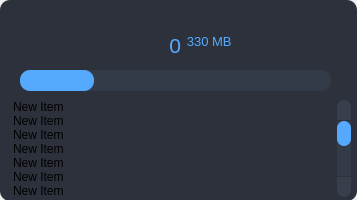
<?xml version="1.0" encoding="UTF-8"?>
<ui version="4.0">
 <class>Form</class>
 <widget class="QWidget" name="Form">
  <property name="geometry">
   <rect>
    <x>0</x>
    <y>0</y>
    <width>357</width>
    <height>200</height>
   </rect>
  </property>
  <property name="minimumSize">
   <size>
    <width>357</width>
    <height>200</height>
   </size>
  </property>
  <property name="maximumSize">
   <size>
    <width>357</width>
    <height>200</height>
   </size>
  </property>
  <property name="styleSheet">
   <string notr="true">QScrollBar:horizontal {
    border: none;
    background: rgb(52, 59, 72);
    height: 14px;
    margin: 0px 21px 0 21px;
	border-radius: 0px;
}
QScrollBar::handle:horizontal {
    background: rgb(85, 170, 255);
    min-width: 25px;
	border-radius: 7px
}
QScrollBar::add-line:horizontal {
    border: none;
    background: rgb(55, 63, 77);
    width: 20px;
	border-top-right-radius: 7px;
    border-bottom-right-radius: 7px;
    subcontrol-position: right;
    subcontrol-origin: margin;
}
QScrollBar::sub-line:horizontal {
    border: none;
    background: rgb(55, 63, 77);
    width: 20px;
	border-top-left-radius: 7px;
    border-bottom-left-radius: 7px;
    subcontrol-position: left;
    subcontrol-origin: margin;
}
QScrollBar::up-arrow:horizontal, QScrollBar::down-arrow:horizontal
{
     background: none;
}
QScrollBar::add-page:horizontal, QScrollBar::sub-page:horizontal
{
     background: none;
}
 QScrollBar:vertical {
	border: none;
    background: rgb(52, 59, 72);
    width: 14px;
    margin: 21px 0 21px 0;
	border-radius: 0px;
 }
 QScrollBar::handle:vertical {	
	background: rgb(85, 170, 255);
    min-height: 25px;
	border-radius: 7px
 }
 QScrollBar::add-line:vertical {
     border: none;
    background: rgb(55, 63, 77);
     height: 20px;
	border-bottom-left-radius: 7px;
    border-bottom-right-radius: 7px;
     subcontrol-position: bottom;
     subcontrol-origin: margin;
 }
 QScrollBar::sub-line:vertical {
	border: none;
    background: rgb(55, 63, 77);
     height: 20px;
	border-top-left-radius: 7px;
    border-top-right-radius: 7px;
     subcontrol-position: top;
     subcontrol-origin: margin;
 }
 QScrollBar::up-arrow:vertical, QScrollBar::down-arrow:vertical {
     background: none;
 }

 QScrollBar::add-page:vertical, QScrollBar::sub-page:vertical {
     background: none;
 }</string>
  </property>
  <widget class="QFrame" name="frame">
   <property name="geometry">
    <rect>
     <x>0</x>
     <y>0</y>
     <width>357</width>
     <height>201</height>
    </rect>
   </property>
   <property name="styleSheet">
    <string notr="true"> QFrame{
	background-color: rgb(44, 49, 60);
	border-radius : 10px;
}</string>
   </property>
   <property name="frameShape">
    <enum>QFrame::StyledPanel</enum>
   </property>
   <property name="frameShadow">
    <enum>QFrame::Raised</enum>
   </property>
   <widget class="QListWidget" name="downloadedFileListWidget">
    <property name="geometry">
     <rect>
      <x>10</x>
      <y>100</y>
      <width>341</width>
      <height>97</height>
     </rect>
    </property>
    <item>
     <property name="text">
      <string>New Item</string>
     </property>
    </item>
    <item>
     <property name="text">
      <string>New Item</string>
     </property>
    </item>
    <item>
     <property name="text">
      <string>New Item</string>
     </property>
    </item>
    <item>
     <property name="text">
      <string>New Item</string>
     </property>
    </item>
    <item>
     <property name="text">
      <string>New Item</string>
     </property>
    </item>
    <item>
     <property name="text">
      <string>New Item</string>
     </property>
    </item>
    <item>
     <property name="text">
      <string>New Item</string>
     </property>
    </item>
    <item>
     <property name="text">
      <string>New Item</string>
     </property>
    </item>
    <item>
     <property name="text">
      <string>New Item</string>
     </property>
    </item>
    <item>
     <property name="text">
      <string>New Item</string>
     </property>
    </item>
    <item>
     <property name="text">
      <string>New Item</string>
     </property>
    </item>
    <item>
     <property name="text">
      <string>New Item</string>
     </property>
    </item>
    <item>
     <property name="text">
      <string>New Item</string>
     </property>
    </item>
    <item>
     <property name="text">
      <string>New Item</string>
     </property>
    </item>
    <item>
     <property name="text">
      <string>New Item</string>
     </property>
    </item>
    <item>
     <property name="text">
      <string>New Item</string>
     </property>
    </item>
    <item>
     <property name="text">
      <string>New Item</string>
     </property>
    </item>
   </widget>
   <widget class="QLabel" name="totalDownloadLabel">
    <property name="geometry">
     <rect>
      <x>120</x>
      <y>30</y>
      <width>161</width>
      <height>31</height>
     </rect>
    </property>
    <property name="font">
     <font>
      <family>Segoe UI</family>
     </font>
    </property>
    <property name="styleSheet">
     <string notr="true">color: rgb(85, 170, 255);</string>
    </property>
    <property name="text">
     <string>&lt;html&gt;&lt;head/&gt;&lt;body&gt;&lt;p&gt;&lt;span style=&quot; font-size:16pt;&quot;&gt;0 &lt;/span&gt;&lt;span style=&quot; font-size:16pt; vertical-align:super;&quot;&gt;330 MB&lt;/span&gt;&lt;/p&gt;&lt;/body&gt;&lt;/html&gt;</string>
    </property>
    <property name="textFormat">
     <enum>Qt::RichText</enum>
    </property>
    <property name="alignment">
     <set>Qt::AlignCenter</set>
    </property>
   </widget>
   <widget class="QProgressBar" name="progressBar">
    <property name="geometry">
     <rect>
      <x>20</x>
      <y>70</y>
      <width>311</width>
      <height>21</height>
     </rect>
    </property>
    <property name="styleSheet">
     <string notr="true">QProgressBar{
border-radius: 10px;
background-color:  rgb(52, 59, 72);
color: black;
}
QProgressBar::chunk {
background-color: rgb(85, 170, 255);
border-radius: 10px;
} </string>
    </property>
    <property name="value">
     <number>24</number>
    </property>
    <property name="textVisible">
     <bool>false</bool>
    </property>
   </widget>
  </widget>
 </widget>
 <resources/>
 <connections/>
</ui>
